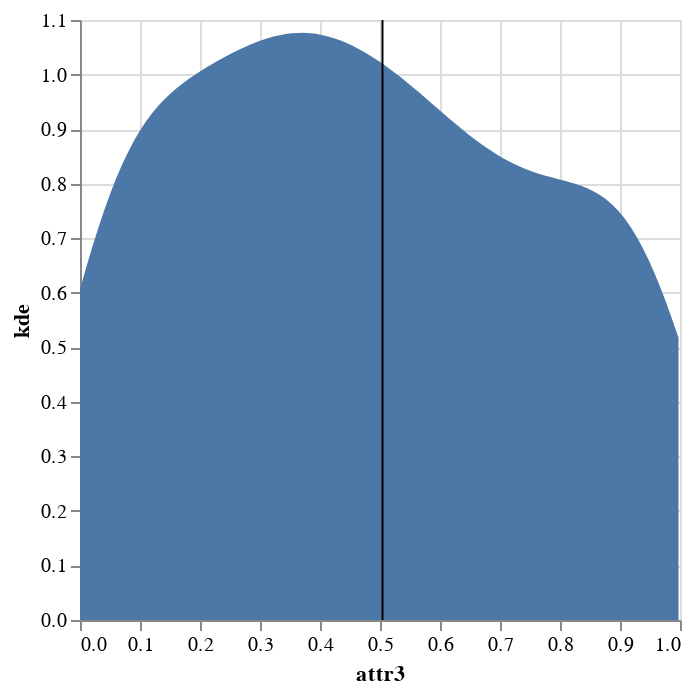

This figure's notebook cell:
### Code cell
vistree.root_node.children[1][2].children[0][2].plot_attribute_distribution(attribute_df)

### Figure 1 — Vega-Lite specification as saved in the notebook (floating-point values rounded to 4 significant figures)
{"config": {"view": {"continuousWidth": 300, "continuousHeight": 300}}, "layer": [{"data": {"name": "data-0102eb5b30e31339c3794d713f00c167"}, "mark": {"type": "area"}, "encoding": {"x": {"field": "x", "title": "attr3", "type": "quantitative"}, "y": {"field": "kde", "type": "quantitative"}}}, {"data": {"name": "data-7d461652eed349dbc2ab1fa629e73436"}, "mark": {"type": "rule"}, "encoding": {"x": {"field": "threshold", "type": "quantitative"}}}], "$schema": "https://vega.github.io/schema/vega-lite/v5.14.1.json", "datasets": {"data-0102eb5b30e31339c3794d713f00c167": [{"x": 0.0002418, "kde": 0.6078}, {"x": 0.01032, "kde": 0.6465}, {"x": 0.02039, "kde": 0.6836}, {"x": 0.03046, "kde": 0.7188}, {"x": 0.04054, "kde": 0.7518}, {"x": 0.05061, "kde": 0.7824}, {"x": 0.06068, "kde": 0.8106}, {"x": 0.07076, "kde": 0.8363}, {"x": 0.08083, "kde": 0.8596}, {"x": 0.0909, "kde": 0.8804}, {"x": 0.101, "kde": 0.8991}, {"x": 0.1111, "kde": 0.9157}, {"x": 0.1211, "kde": 0.9304}, {"x": 0.1312, "kde": 0.9436}, {"x": 0.1413, "kde": 0.9553}, {"x": 0.1513, "kde": 0.9659}, {"x": 0.1614, "kde": 0.9754}, {"x": 0.1715, "kde": 0.9842}, {"x": 0.1816, "kde": 0.9923}, {"x": 0.1916, "kde": 0.9998}, {"x": 0.2017, "kde": 1.007}, {"x": 0.2118, "kde": 1.014}, {"x": 0.2219, "kde": 1.02}, {"x": 0.2319, "kde": 1.027}, {"x": 0.242, "kde": 1.033}, {"x": 0.2521, "kde": 1.038}, {"x": 0.2622, "kde": 1.044}, {"x": 0.2722, "kde": 1.049}, {"x": 0.2823, "kde": 1.054}, {"x": 0.2924, "kde": 1.059}, {"x": 0.3024, "kde": 1.063}, {"x": 0.3125, "kde": 1.066}, {"x": 0.3226, "kde": 1.07}, {"x": 0.3327, "kde": 1.072}, {"x": 0.3427, "kde": 1.074}, {"x": 0.3528, "kde": 1.076}, {"x": 0.3629, "kde": 1.076}, {"x": 0.373, "kde": 1.076}, {"x": 0.383, "kde": 1.076}, {"x": 0.3931, "kde": 1.075}, {"x": 0.4032, "kde": 1.073}, {"x": 0.4133, "kde": 1.07}, {"x": 0.4233, "kde": 1.067}, {"x": 0.4334, "kde": 1.063}, {"x": 0.4435, "kde": 1.058}, {"x": 0.4536, "kde": 1.053}, {"x": 0.4636, "kde": 1.047}, {"x": 0.4737, "kde": 1.041}, {"x": 0.4838, "kde": 1.035}, {"x": 0.4938, "kde": 1.028}, {"x": 0.5039, "kde": 1.02}, {"x": 0.514, "kde": 1.012}, {"x": 0.5241, "kde": 1.004}, {"x": 0.5341, "kde": 0.9953}, {"x": 0.5442, "kde": 0.9865}, {"x": 0.5543, "kde": 0.9773}, {"x": 0.5644, "kde": 0.968}, {"x": 0.5744, "kde": 0.9585}, {"x": 0.5845, "kde": 0.9489}, {"x": 0.5946, "kde": 0.9392}, {"x": 0.6047, "kde": 0.9296}, {"x": 0.6147, "kde": 0.92}, {"x": 0.6248, "kde": 0.9106}, {"x": 0.6349, "kde": 0.9014}, {"x": 0.6449, "kde": 0.8924}, {"x": 0.655, "kde": 0.8837}, {"x": 0.6651, "kde": 0.8754}, {"x": 0.6752, "kde": 0.8675}, {"x": 0.6852, "kde": 0.8601}, {"x": 0.6953, "kde": 0.8531}, {"x": 0.7054, "kde": 0.8466}, {"x": 0.7155, "kde": 0.8406}, {"x": 0.7255, "kde": 0.8351}, {"x": 0.7356, "kde": 0.8301}, {"x": 0.7457, "kde": 0.8256}, {"x": 0.7558, "kde": 0.8216}, {"x": 0.7658, "kde": 0.8179}, {"x": 0.7759, "kde": 0.8146}, {"x": 0.786, "kde": 0.8115}, {"x": 0.796, "kde": 0.8086}, {"x": 0.8061, "kde": 0.8057}, {"x": 0.8162, "kde": 0.8026}, {"x": 0.8263, "kde": 0.7993}, {"x": 0.8363, "kde": 0.7956}, {"x": 0.8464, "kde": 0.7911}, {"x": 0.8565, "kde": 0.7857}, {"x": 0.8666, "kde": 0.7792}, {"x": 0.8766, "kde": 0.7713}, {"x": 0.8867, "kde": 0.7619}, {"x": 0.8968, "kde": 0.7506}, {"x": 0.9069, "kde": 0.7373}, {"x": 0.9169, "kde": 0.7218}, {"x": 0.927, "kde": 0.704}, {"x": 0.9371, "kde": 0.6839}, {"x": 0.9472, "kde": 0.6614}, {"x": 0.9572, "kde": 0.6366}, {"x": 0.9673, "kde": 0.6096}, {"x": 0.9774, "kde": 0.5806}, {"x": 0.9874, "kde": 0.5497}, {"x": 0.9975, "kde": 0.5174}], "data-7d461652eed349dbc2ab1fa629e73436": [{"threshold": 0.5042}]}}
